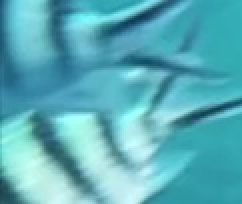
#> input picture Movie-Training/input/fish/131.jpg, 121 x 102 px, given in place of the camera (shown 2 times larger)
$ python camera-sample.py
#> lines starting #> are read from the running program, lines starting #| are printed output that depends on the picture; after the words box and inside, x2 and y2 are one past the last pixel; in counts of white or black regions, pixels touching at a corner belong together
import cv2
import numpy as np


cap = cv2.VideoCapture(0)
img_last = None
green = (0, 255, 0)


while True:
    _, frame = cap.read()
#> frame is the input picture: shape (102, 121, 3); mean B, G, R 185.6, 174.1, 89.7
    frame = cv2.resize(frame, (500, 300))
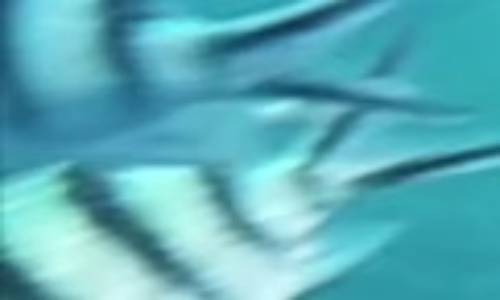
#> frame: shape (300, 500, 3); mean B, G, R 185.5, 174, 89.6

    gray = cv2.cvtColor(frame, cv2.COLOR_BGR2GRAY)
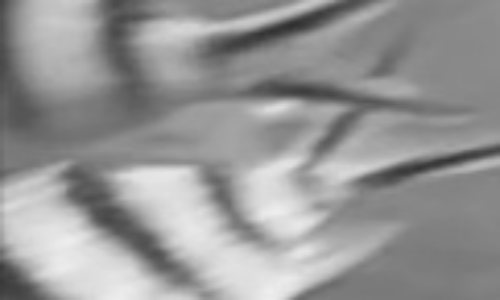
#> gray: shape (300, 500); min 46, max 238, mean 150.1
    gray = cv2.GaussianBlur(gray, (9, 9), 0)
    img_b = cv2.threshold(gray, 100, 255, cv2.THRESH_BINARY_INV)[1]
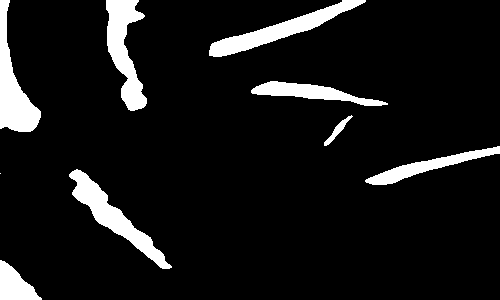
#> img_b: shape (300, 500); 8.8% white; 9 white regions (1 under 20 px), largest, box (x1, y1, x2, y2) and area: (69, 169, 172, 269) 2340, (106, 0, 147, 111) 2334, (0, 0, 41, 132) 2330

    if img_last is None:
        img_last = img_b
        continue

    frame_diff = cv2.absdiff(img_last, img_b)
    cnts = cv2.findContours(frame_diff, cv2.RETR_EXTERNAL, cv2.CHAIN_APPROX_SIMPLE)[1]

    for pt in cnts:
        x, y, w, h = cv2.boundingRect(pt)
        if w < 30: continue
        cv2.rectangle(frame, (x, y), (x+w, y+h), green, 2)

    img_last = img_b

    cv2.imshow("Diff Camera", frame)
    cv2.imshow("diff data", frame_diff)

    k = cv2. waitKey(1)
    if k == 27 or k == 13: break

cap.release()
cv2.destroyAllWindows()

$ run again, on Movie-Training/input/fish/175.jpg
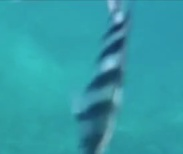
#> input picture Movie-Training/input/fish/175.jpg, 183 x 154 px, given in place of the camera
#> frame is the input picture: shape (154, 183, 3); mean B, G, R 167.1, 156.6, 49.8
#> frame: shape (300, 500, 3)
#> `gray = cv2.cvtColor(frame, cv2.COLOR_BGR2GRAY)`:
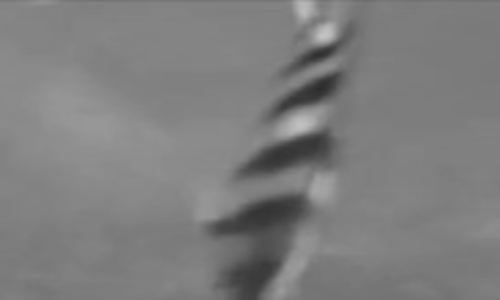
#> gray: shape (300, 500); min 44, max 194, mean 125.8
#> `img_b = cv2.threshold(gray, 100, 255, cv2.THRESH_BINARY_INV)[1]`:
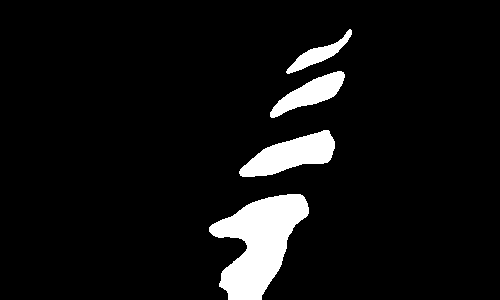
#> img_b: shape (300, 500); 7% white; 4 white regions, box (x1, y1, x2, y2) and area: (209, 194, 309, 300) 5827, (239, 130, 335, 177) 2448, (270, 71, 345, 118) 1460, (286, 29, 352, 74) 803

$ run again, on Movie-Training/input/fish/1775.jpg
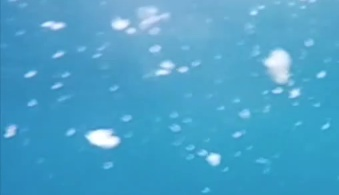
#> input picture Movie-Training/input/fish/1775.jpg, 339 x 195 px, given in place of the camera
#> frame is the input picture: shape (195, 339, 3); mean B, G, R 201.4, 161.6, 74.6
#> `frame = cv2.resize(frame, (500, 300))`:
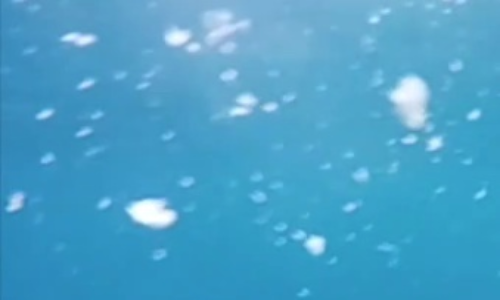
#> frame: shape (300, 500, 3); mean B, G, R 201.3, 161.5, 74.5
#> `gray = cv2.cvtColor(frame, cv2.COLOR_BGR2GRAY)`:
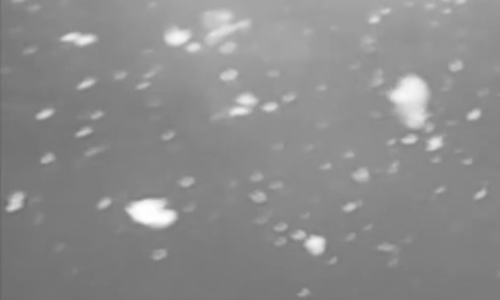
#> gray: shape (300, 500); min 102, max 255, mean 140
#> img_b: shape (300, 500); every value is 0

$ run again, on Movie-Training/input/fish/1922.jpg
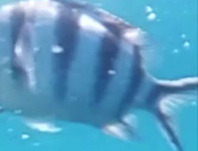
#> input picture Movie-Training/input/fish/1922.jpg, 198 x 151 px, given in place of the camera
#> frame is the input picture: shape (151, 198, 3); mean B, G, R 193.3, 156.7, 88.4
#> frame: shape (300, 500, 3)
#> `gray = cv2.cvtColor(frame, cv2.COLOR_BGR2GRAY)`:
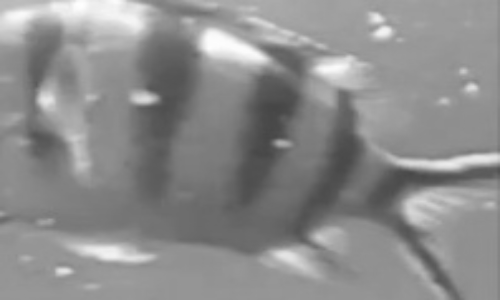
#> gray: shape (300, 500); min 70, max 254, mean 140.3
#> `img_b = cv2.threshold(gray, 100, 255, cv2.THRESH_BINARY_INV)[1]`:
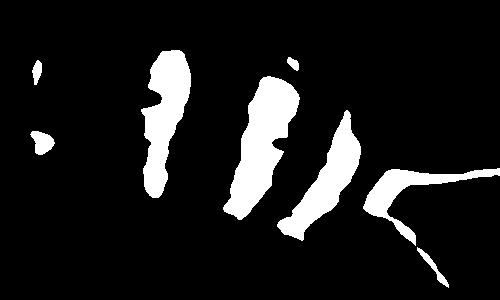
#> img_b: shape (300, 500); 10.9% white; 8 white regions, largest, box (x1, y1, x2, y2) and area: (223, 76, 300, 220) 5293, (141, 50, 191, 198) 4177, (277, 110, 361, 241) 3591
